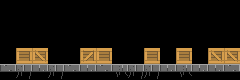

Rendered tile map (Tiled .tmx) drawn with the repository's tilesets; below, a short description and the full map source, tile grids included:
An orthogonal 15x5 tile map with 16x16 px tiles, 1 tile layer (Tile Layer 1).

<map version="1.0" orientation="orthogonal" renderorder="right-down" width="15" height="5" tilewidth="16" tileheight="16" nextobjectid="1">
 <tileset firstgid="1" name="tileset" tilewidth="16" tileheight="16">
  <image source="../images/tileset.png" width="128" height="112" />
 </tileset>
 <layer name="Tile Layer 1" width="15" height="5">
  <data encoding="csv">
0,0,0,0,0,0,0,0,0,0,0,0,0,0,0,
0,0,0,0,0,0,0,0,0,0,0,0,0,0,0,
0,0,0,0,0,0,0,0,0,0,0,0,0,0,0,
0,36,37,0,0,38,36,1,1,36,0,36,0,37,37,
42,39,41,39,42,41,42,40,39,39,41,40,41,41,42
</data>
 </layer>
</map>
